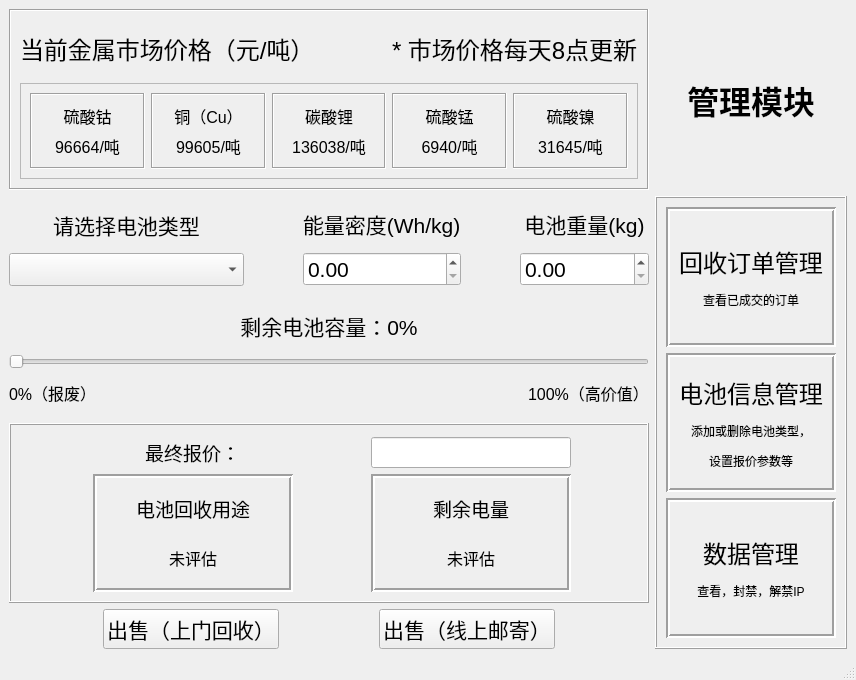
<?xml version="1.0" encoding="UTF-8"?>
<ui version="4.0">
 <class>MainWindow</class>
 <widget class="QMainWindow" name="MainWindow">
  <property name="geometry">
   <rect>
    <x>0</x>
    <y>0</y>
    <width>856</width>
    <height>680</height>
   </rect>
  </property>
  <property name="windowTitle">
   <string>废旧电池回收报价系统</string>
  </property>
  <widget class="QWidget" name="centralwidget">
   <layout class="QHBoxLayout" name="horizontalLayout_5">
    <item>
     <layout class="QGridLayout" name="gridLayout_4" columnstretch="0,0,0">
      <item row="4" column="0">
       <layout class="QHBoxLayout" name="horizontalLayout_4">
        <property name="spacing">
         <number>6</number>
        </property>
        <property name="topMargin">
         <number>0</number>
        </property>
        <property name="rightMargin">
         <number>0</number>
        </property>
        <item>
         <spacer name="horizontalSpacer_6">
          <property name="orientation">
           <enum>Qt::Horizontal</enum>
          </property>
          <property name="sizeHint" stdset="0">
           <size>
            <width>40</width>
            <height>20</height>
           </size>
          </property>
         </spacer>
        </item>
        <item>
         <widget class="QPushButton" name="sellButton_offline">
          <property name="font">
           <font>
            <pointsize>16</pointsize>
           </font>
          </property>
          <property name="text">
           <string>出售（上门回收）</string>
          </property>
         </widget>
        </item>
        <item>
         <spacer name="horizontalSpacer_4">
          <property name="orientation">
           <enum>Qt::Horizontal</enum>
          </property>
          <property name="sizeHint" stdset="0">
           <size>
            <width>40</width>
            <height>20</height>
           </size>
          </property>
         </spacer>
        </item>
        <item>
         <widget class="QPushButton" name="sellButton_online">
          <property name="font">
           <font>
            <pointsize>16</pointsize>
           </font>
          </property>
          <property name="text">
           <string>出售（线上邮寄）</string>
          </property>
         </widget>
        </item>
        <item>
         <spacer name="horizontalSpacer_7">
          <property name="orientation">
           <enum>Qt::Horizontal</enum>
          </property>
          <property name="sizeHint" stdset="0">
           <size>
            <width>40</width>
            <height>20</height>
           </size>
          </property>
         </spacer>
        </item>
       </layout>
      </item>
      <item row="1" column="2">
       <widget class="QLabel" name="label_23">
        <property name="font">
         <font>
          <pointsize>24</pointsize>
          <weight>75</weight>
          <bold>true</bold>
         </font>
        </property>
        <property name="text">
         <string>管理模块</string>
        </property>
        <property name="alignment">
         <set>Qt::AlignCenter</set>
        </property>
        <property name="wordWrap">
         <bool>false</bool>
        </property>
        <property name="margin">
         <number>24</number>
        </property>
       </widget>
      </item>
      <item row="3" column="0">
       <widget class="QFrame" name="frame_4">
        <property name="frameShape">
         <enum>QFrame::Box</enum>
        </property>
        <property name="frameShadow">
         <enum>QFrame::Raised</enum>
        </property>
        <layout class="QGridLayout" name="gridLayout_3" columnstretch="1,3,1,3,1">
         <property name="topMargin">
          <number>12</number>
         </property>
         <item row="1" column="1">
          <widget class="QFrame" name="frame_5">
           <property name="font">
            <font>
             <pointsize>9</pointsize>
            </font>
           </property>
           <property name="frameShape">
            <enum>QFrame::Box</enum>
           </property>
           <property name="frameShadow">
            <enum>QFrame::Sunken</enum>
           </property>
           <property name="lineWidth">
            <number>2</number>
           </property>
           <layout class="QVBoxLayout" name="verticalLayout_3">
            <item>
             <widget class="QLabel" name="label_19">
              <property name="font">
               <font>
                <pointsize>14</pointsize>
               </font>
              </property>
              <property name="text">
               <string>电池回收用途</string>
              </property>
              <property name="alignment">
               <set>Qt::AlignCenter</set>
              </property>
             </widget>
            </item>
            <item>
             <widget class="QLabel" name="usagePurpose">
              <property name="font">
               <font>
                <pointsize>12</pointsize>
               </font>
              </property>
              <property name="text">
               <string>未评估</string>
              </property>
              <property name="alignment">
               <set>Qt::AlignCenter</set>
              </property>
             </widget>
            </item>
           </layout>
          </widget>
         </item>
         <item row="1" column="3">
          <widget class="QFrame" name="frame_6">
           <property name="font">
            <font>
             <pointsize>9</pointsize>
            </font>
           </property>
           <property name="frameShape">
            <enum>QFrame::Box</enum>
           </property>
           <property name="frameShadow">
            <enum>QFrame::Sunken</enum>
           </property>
           <property name="lineWidth">
            <number>2</number>
           </property>
           <layout class="QVBoxLayout" name="verticalLayout_8">
            <item>
             <widget class="QLabel" name="label_21">
              <property name="font">
               <font>
                <pointsize>14</pointsize>
               </font>
              </property>
              <property name="text">
               <string>剩余电量</string>
              </property>
              <property name="alignment">
               <set>Qt::AlignCenter</set>
              </property>
             </widget>
            </item>
            <item>
             <widget class="QLabel" name="leagcyElectricity">
              <property name="font">
               <font>
                <pointsize>12</pointsize>
               </font>
              </property>
              <property name="text">
               <string>未评估</string>
              </property>
              <property name="alignment">
               <set>Qt::AlignCenter</set>
              </property>
             </widget>
            </item>
           </layout>
          </widget>
         </item>
         <item row="1" column="2">
          <spacer name="horizontalSpacer_5">
           <property name="orientation">
            <enum>Qt::Horizontal</enum>
           </property>
           <property name="sizeHint" stdset="0">
            <size>
             <width>40</width>
             <height>20</height>
            </size>
           </property>
          </spacer>
         </item>
         <item row="1" column="0">
          <spacer name="horizontalSpacer_8">
           <property name="orientation">
            <enum>Qt::Horizontal</enum>
           </property>
           <property name="sizeHint" stdset="0">
            <size>
             <width>40</width>
             <height>20</height>
            </size>
           </property>
          </spacer>
         </item>
         <item row="1" column="4">
          <spacer name="horizontalSpacer_9">
           <property name="orientation">
            <enum>Qt::Horizontal</enum>
           </property>
           <property name="sizeHint" stdset="0">
            <size>
             <width>40</width>
             <height>20</height>
            </size>
           </property>
          </spacer>
         </item>
         <item row="0" column="0" colspan="3">
          <widget class="QLabel" name="label_18">
           <property name="font">
            <font>
             <pointsize>14</pointsize>
            </font>
           </property>
           <property name="text">
            <string>最终报价：</string>
           </property>
           <property name="alignment">
            <set>Qt::AlignCenter</set>
           </property>
          </widget>
         </item>
         <item row="0" column="3">
          <widget class="QLineEdit" name="final_price">
           <property name="font">
            <font>
             <pointsize>14</pointsize>
            </font>
           </property>
           <property name="readOnly">
            <bool>true</bool>
           </property>
          </widget>
         </item>
        </layout>
       </widget>
      </item>
      <item row="1" column="0">
       <widget class="QFrame" name="frame">
        <property name="frameShape">
         <enum>QFrame::Box</enum>
        </property>
        <property name="frameShadow">
         <enum>QFrame::Sunken</enum>
        </property>
        <layout class="QVBoxLayout" name="verticalLayout_7">
         <item>
          <layout class="QHBoxLayout" name="horizontalLayout_2">
           <item>
            <widget class="QLabel" name="label_3">
             <property name="font">
              <font>
               <pointsize>18</pointsize>
              </font>
             </property>
             <property name="text">
              <string>当前金属市场价格（元/吨）</string>
             </property>
            </widget>
           </item>
           <item>
            <spacer name="horizontalSpacer">
             <property name="orientation">
              <enum>Qt::Horizontal</enum>
             </property>
             <property name="sizeHint" stdset="0">
              <size>
               <width>40</width>
               <height>20</height>
              </size>
             </property>
            </spacer>
           </item>
           <item>
            <widget class="QLabel" name="label_8">
             <property name="font">
              <font>
               <pointsize>18</pointsize>
              </font>
             </property>
             <property name="text">
              <string>* 市场价格每天8点更新</string>
             </property>
            </widget>
           </item>
          </layout>
         </item>
         <item>
          <widget class="QFrame" name="frame_3">
           <property name="frameShape">
            <enum>QFrame::StyledPanel</enum>
           </property>
           <property name="frameShadow">
            <enum>QFrame::Raised</enum>
           </property>
           <layout class="QHBoxLayout" name="horizontalLayout">
            <item>
             <widget class="QFrame" name="frame_8">
              <property name="frameShape">
               <enum>QFrame::Box</enum>
              </property>
              <property name="frameShadow">
               <enum>QFrame::Sunken</enum>
              </property>
              <property name="lineWidth">
               <number>1</number>
              </property>
              <layout class="QVBoxLayout" name="verticalLayout_4">
               <item>
                <widget class="QLabel" name="label_2">
                 <property name="font">
                  <font>
                   <pointsize>12</pointsize>
                  </font>
                 </property>
                 <property name="text">
                  <string>硫酸钴</string>
                 </property>
                 <property name="alignment">
                  <set>Qt::AlignCenter</set>
                 </property>
                </widget>
               </item>
               <item>
                <widget class="QLabel" name="co_price">
                 <property name="font">
                  <font>
                   <pointsize>12</pointsize>
                  </font>
                 </property>
                 <property name="text">
                  <string>96664/吨</string>
                 </property>
                 <property name="alignment">
                  <set>Qt::AlignCenter</set>
                 </property>
                </widget>
               </item>
              </layout>
             </widget>
            </item>
            <item>
             <widget class="QFrame" name="frame_7">
              <property name="frameShape">
               <enum>QFrame::Box</enum>
              </property>
              <property name="frameShadow">
               <enum>QFrame::Sunken</enum>
              </property>
              <layout class="QVBoxLayout" name="verticalLayout">
               <item>
                <widget class="QLabel" name="label">
                 <property name="font">
                  <font>
                   <pointsize>12</pointsize>
                  </font>
                 </property>
                 <property name="text">
                  <string>铜（Cu）</string>
                 </property>
                 <property name="alignment">
                  <set>Qt::AlignCenter</set>
                 </property>
                </widget>
               </item>
               <item>
                <widget class="QLabel" name="cu_price">
                 <property name="font">
                  <font>
                   <pointsize>12</pointsize>
                  </font>
                 </property>
                 <property name="text">
                  <string>99605/吨</string>
                 </property>
                 <property name="alignment">
                  <set>Qt::AlignCenter</set>
                 </property>
                </widget>
               </item>
              </layout>
             </widget>
            </item>
            <item>
             <widget class="QFrame" name="frame_9">
              <property name="frameShape">
               <enum>QFrame::Box</enum>
              </property>
              <property name="frameShadow">
               <enum>QFrame::Sunken</enum>
              </property>
              <layout class="QVBoxLayout" name="verticalLayout_2">
               <item>
                <widget class="QLabel" name="label_5">
                 <property name="font">
                  <font>
                   <pointsize>12</pointsize>
                  </font>
                 </property>
                 <property name="text">
                  <string>碳酸锂</string>
                 </property>
                 <property name="alignment">
                  <set>Qt::AlignCenter</set>
                 </property>
                </widget>
               </item>
               <item>
                <widget class="QLabel" name="li_price">
                 <property name="font">
                  <font>
                   <pointsize>12</pointsize>
                  </font>
                 </property>
                 <property name="text">
                  <string>136038/吨</string>
                 </property>
                 <property name="alignment">
                  <set>Qt::AlignCenter</set>
                 </property>
                </widget>
               </item>
              </layout>
             </widget>
            </item>
            <item>
             <widget class="QFrame" name="frame_10">
              <property name="frameShape">
               <enum>QFrame::Box</enum>
              </property>
              <property name="frameShadow">
               <enum>QFrame::Sunken</enum>
              </property>
              <layout class="QVBoxLayout" name="verticalLayout_5">
               <item>
                <widget class="QLabel" name="label_12">
                 <property name="font">
                  <font>
                   <pointsize>12</pointsize>
                  </font>
                 </property>
                 <property name="text">
                  <string>硫酸锰</string>
                 </property>
                 <property name="alignment">
                  <set>Qt::AlignCenter</set>
                 </property>
                </widget>
               </item>
               <item>
                <widget class="QLabel" name="mn_price">
                 <property name="font">
                  <font>
                   <pointsize>12</pointsize>
                  </font>
                 </property>
                 <property name="text">
                  <string>6940/吨</string>
                 </property>
                 <property name="alignment">
                  <set>Qt::AlignCenter</set>
                 </property>
                </widget>
               </item>
              </layout>
             </widget>
            </item>
            <item>
             <widget class="QFrame" name="frame_11">
              <property name="frameShape">
               <enum>QFrame::Box</enum>
              </property>
              <property name="frameShadow">
               <enum>QFrame::Sunken</enum>
              </property>
              <layout class="QVBoxLayout" name="verticalLayout_6">
               <item>
                <widget class="QLabel" name="label_14">
                 <property name="font">
                  <font>
                   <pointsize>12</pointsize>
                  </font>
                 </property>
                 <property name="text">
                  <string>硫酸镍</string>
                 </property>
                 <property name="alignment">
                  <set>Qt::AlignCenter</set>
                 </property>
                </widget>
               </item>
               <item>
                <widget class="QLabel" name="ni_price">
                 <property name="font">
                  <font>
                   <pointsize>12</pointsize>
                  </font>
                 </property>
                 <property name="text">
                  <string>31645/吨</string>
                 </property>
                 <property name="alignment">
                  <set>Qt::AlignCenter</set>
                 </property>
                </widget>
               </item>
              </layout>
             </widget>
            </item>
           </layout>
          </widget>
         </item>
        </layout>
       </widget>
      </item>
      <item row="2" column="2" rowspan="3">
       <widget class="QFrame" name="frame_2">
        <property name="sizePolicy">
         <sizepolicy hsizetype="Preferred" vsizetype="Preferred">
          <horstretch>0</horstretch>
          <verstretch>0</verstretch>
         </sizepolicy>
        </property>
        <property name="frameShape">
         <enum>QFrame::Box</enum>
        </property>
        <property name="frameShadow">
         <enum>QFrame::Raised</enum>
        </property>
        <layout class="QVBoxLayout" name="verticalLayout_14">
         <item>
          <widget class="QFrame" name="frame_12">
           <property name="frameShape">
            <enum>QFrame::Box</enum>
           </property>
           <property name="frameShadow">
            <enum>QFrame::Sunken</enum>
           </property>
           <property name="lineWidth">
            <number>2</number>
           </property>
           <layout class="QVBoxLayout" name="verticalLayout_9">
            <item>
             <widget class="QLabel" name="label_24">
              <property name="font">
               <font>
                <pointsize>18</pointsize>
               </font>
              </property>
              <property name="text">
               <string>&lt;html&gt;&lt;head/&gt;&lt;body&gt;&lt;p align=&quot;center&quot;&gt;回收订单管理&lt;/p&gt;&lt;p align=&quot;center&quot;&gt;&lt;span style=&quot; font-size:9pt;&quot;&gt;查看已成交的订单&lt;/span&gt;&lt;/p&gt;&lt;/body&gt;&lt;/html&gt;</string>
              </property>
              <property name="alignment">
               <set>Qt::AlignCenter</set>
              </property>
             </widget>
            </item>
           </layout>
          </widget>
         </item>
         <item>
          <widget class="QFrame" name="frame_13">
           <property name="frameShape">
            <enum>QFrame::Box</enum>
           </property>
           <property name="frameShadow">
            <enum>QFrame::Sunken</enum>
           </property>
           <property name="lineWidth">
            <number>2</number>
           </property>
           <layout class="QVBoxLayout" name="verticalLayout_12">
            <item>
             <widget class="QLabel" name="label_26">
              <property name="font">
               <font>
                <pointsize>18</pointsize>
               </font>
              </property>
              <property name="text">
               <string>&lt;html&gt;&lt;head/&gt;&lt;body&gt;&lt;p align=&quot;center&quot;&gt;电池信息管理&lt;/p&gt;&lt;p align=&quot;center&quot;&gt;&lt;span style=&quot; font-size:9pt;&quot;&gt;添加或删除电池类型，&lt;/span&gt;&lt;/p&gt;&lt;p align=&quot;center&quot;&gt;&lt;span style=&quot; font-size:9pt;&quot;&gt;设置报价参数等&lt;/span&gt;&lt;/p&gt;&lt;/body&gt;&lt;/html&gt;</string>
              </property>
             </widget>
            </item>
           </layout>
          </widget>
         </item>
         <item>
          <widget class="QFrame" name="frame_14">
           <property name="frameShape">
            <enum>QFrame::Box</enum>
           </property>
           <property name="frameShadow">
            <enum>QFrame::Sunken</enum>
           </property>
           <property name="lineWidth">
            <number>2</number>
           </property>
           <layout class="QVBoxLayout" name="verticalLayout_13">
            <item>
             <widget class="QLabel" name="label_25">
              <property name="font">
               <font>
                <pointsize>9</pointsize>
               </font>
              </property>
              <property name="text">
               <string>&lt;html&gt;&lt;head/&gt;&lt;body&gt;&lt;p align=&quot;center&quot;&gt;&lt;span style=&quot; font-size:18pt;&quot;&gt;数据管理&lt;/span&gt;&lt;/p&gt;&lt;p align=&quot;center&quot;&gt;查看，封禁，解禁IP&lt;/p&gt;&lt;/body&gt;&lt;/html&gt;</string>
              </property>
             </widget>
            </item>
           </layout>
          </widget>
         </item>
        </layout>
       </widget>
      </item>
      <item row="2" column="0">
       <layout class="QGridLayout" name="gridLayout_2" columnstretch="5,1,2,1,1">
        <property name="topMargin">
         <number>12</number>
        </property>
        <property name="verticalSpacing">
         <number>24</number>
        </property>
        <item row="0" column="2">
         <layout class="QVBoxLayout" name="verticalLayout_16">
          <property name="spacing">
           <number>12</number>
          </property>
          <item>
           <widget class="QLabel" name="label_4">
            <property name="font">
             <font>
              <pointsize>16</pointsize>
             </font>
            </property>
            <property name="text">
             <string>能量密度(Wh/kg)</string>
            </property>
           </widget>
          </item>
          <item>
           <widget class="QDoubleSpinBox" name="energyDensity_spinBox">
            <property name="font">
             <font>
              <pointsize>16</pointsize>
             </font>
            </property>
            <property name="maximum">
             <double>999999.989999999990687</double>
            </property>
           </widget>
          </item>
         </layout>
        </item>
        <item row="1" column="0" colspan="5">
         <layout class="QVBoxLayout" name="verticalLayout_11">
          <property name="spacing">
           <number>12</number>
          </property>
          <property name="bottomMargin">
           <number>12</number>
          </property>
          <item>
           <widget class="QLabel" name="SOH_capcity">
            <property name="font">
             <font>
              <pointsize>16</pointsize>
             </font>
            </property>
            <property name="text">
             <string>剩余电池容量：0%</string>
            </property>
            <property name="alignment">
             <set>Qt::AlignCenter</set>
            </property>
           </widget>
          </item>
          <item>
           <widget class="QSlider" name="SOH_bar">
            <property name="font">
             <font>
              <pointsize>14</pointsize>
             </font>
            </property>
            <property name="singleStep">
             <number>0</number>
            </property>
            <property name="pageStep">
             <number>0</number>
            </property>
            <property name="orientation">
             <enum>Qt::Horizontal</enum>
            </property>
           </widget>
          </item>
          <item>
           <layout class="QHBoxLayout" name="horizontalLayout_3">
            <item>
             <widget class="QLabel" name="label_16">
              <property name="font">
               <font>
                <pointsize>12</pointsize>
               </font>
              </property>
              <property name="text">
               <string>0%（报废）</string>
              </property>
             </widget>
            </item>
            <item>
             <spacer name="horizontalSpacer_3">
              <property name="orientation">
               <enum>Qt::Horizontal</enum>
              </property>
              <property name="sizeHint" stdset="0">
               <size>
                <width>40</width>
                <height>20</height>
               </size>
              </property>
             </spacer>
            </item>
            <item>
             <widget class="QLabel" name="label_17">
              <property name="font">
               <font>
                <pointsize>12</pointsize>
               </font>
              </property>
              <property name="text">
               <string>100%（高价值）</string>
              </property>
             </widget>
            </item>
           </layout>
          </item>
         </layout>
        </item>
        <item row="0" column="0">
         <layout class="QVBoxLayout" name="verticalLayout_10">
          <property name="spacing">
           <number>12</number>
          </property>
          <item>
           <widget class="QLabel" name="label_9">
            <property name="font">
             <font>
              <pointsize>16</pointsize>
             </font>
            </property>
            <property name="text">
             <string>请选择电池类型</string>
            </property>
            <property name="alignment">
             <set>Qt::AlignCenter</set>
            </property>
           </widget>
          </item>
          <item>
           <widget class="QComboBox" name="type_line">
            <property name="font">
             <font>
              <pointsize>16</pointsize>
             </font>
            </property>
           </widget>
          </item>
         </layout>
        </item>
        <item row="0" column="1">
         <spacer name="horizontalSpacer_2">
          <property name="orientation">
           <enum>Qt::Horizontal</enum>
          </property>
          <property name="sizeHint" stdset="0">
           <size>
            <width>40</width>
            <height>20</height>
           </size>
          </property>
         </spacer>
        </item>
        <item row="0" column="4">
         <layout class="QGridLayout" name="gridLayout">
          <property name="verticalSpacing">
           <number>12</number>
          </property>
          <item row="0" column="0">
           <widget class="QLabel" name="label_10">
            <property name="font">
             <font>
              <pointsize>16</pointsize>
             </font>
            </property>
            <property name="text">
             <string>电池重量(kg)</string>
            </property>
            <property name="alignment">
             <set>Qt::AlignCenter</set>
            </property>
           </widget>
          </item>
          <item row="1" column="0">
           <widget class="QDoubleSpinBox" name="weight_spinBox">
            <property name="font">
             <font>
              <pointsize>16</pointsize>
             </font>
            </property>
            <property name="frame">
             <bool>true</bool>
            </property>
            <property name="maximum">
             <double>999999.989999999990687</double>
            </property>
            <property name="singleStep">
             <double>1.000000000000000</double>
            </property>
            <property name="stepType">
             <enum>QAbstractSpinBox::DefaultStepType</enum>
            </property>
           </widget>
          </item>
         </layout>
        </item>
        <item row="0" column="3">
         <spacer name="horizontalSpacer_10">
          <property name="orientation">
           <enum>Qt::Horizontal</enum>
          </property>
          <property name="sizeHint" stdset="0">
           <size>
            <width>40</width>
            <height>20</height>
           </size>
          </property>
         </spacer>
        </item>
       </layout>
      </item>
     </layout>
    </item>
   </layout>
  </widget>
  <widget class="QMenuBar" name="menubar">
   <property name="geometry">
    <rect>
     <x>0</x>
     <y>0</y>
     <width>856</width>
     <height>21</height>
    </rect>
   </property>
  </widget>
  <widget class="QStatusBar" name="statusbar"/>
 </widget>
 <resources/>
 <connections/>
</ui>
